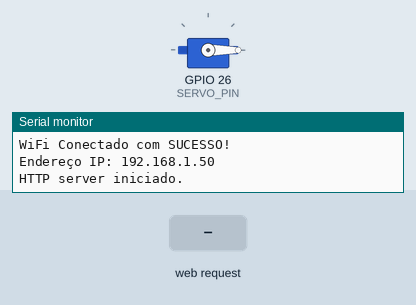
Simulated run of this sketch. Board: ESP32. Shown: servo, the last lines printed to the serial monitor. Wiring (inferred from the names in the program): servo: signal GPIO 26. The inputs (shaded band) are chosen by the test bench. WiFi joins after 1.5 s; servers stay silent unless stated; servo pulses on a pin are drawn as a servo (544–2400 µs = 0–180°).

Above: at 3.2 s.
3.3 s: HTTP request GET /toggle received
At 3.8 s:
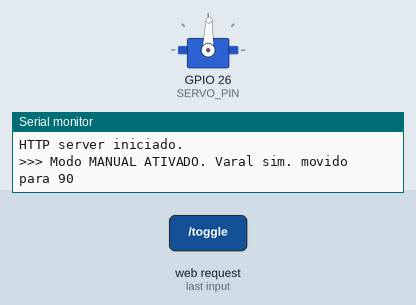
Timing chart, 0 to 6.3 s (numbered marks = the images above; inputs shaded):
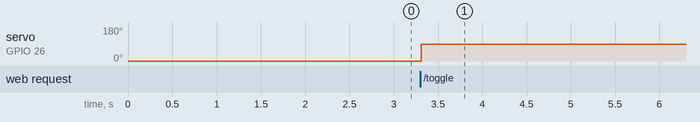

The sketch:

sketch_dec10a.ino
```cpp
#include <Arduino.h>
#include <WiFi.h>
#include <WebServer.h>
#include "DHT.h"
#include "driver/gpio.h"
#include "esp_rom_sys.h"

// --- Configurações Wi-Fi ---
const char* ssid = "SEU_SSID";
const char* password = "SUA_SENHA";
const int wifi_channel = 6;

// --- Definições de Pinos e Tipos ---
#define DHTPIN 2
#define DHTTYPE DHT22
#define SERVO_PIN 26

// --- Definições de Limiares ---
const float TEMPERATURA_QUENTE = 28.0;
const float UMIDADE_BAIXA = 60.0;
const float TEMPERATURA_BAIXA = 20.0;
const float UMIDADE_ALTA = 80.0;

// Variável de estado: 0 = Fechado, 1 = Aberto
int estadoVaral = 0;
bool controleManual = false;

// Variáveis de Simulação: Usadas para garantir que a lógica AUTO mude o estado.
float sim_t = 25.0; // Temperatura simulada
float sim_h = 70.0; // Umidade simulada

// Inicialização do Servidor Web na porta 80
WebServer server(8080);

// Inicialização do Sensor DHT (Dummy, pois a leitura será simulada)
DHT dht(DHTPIN, DHTTYPE);


// --- FUNÇÃO DE CONTROLE DO SERVO  ---
void servo_set_angle(int angle)
{
    // Esta função será executada, mas como o servo não está conectado, não fará nada.
    int min_us = 500;
    int max_us = 2400;
    int pulse = min_us + (angle * (max_us - min_us) / 180);

    gpio_set_level((gpio_num_t)SERVO_PIN, 1);
    esp_rom_delay_us(pulse);
    gpio_set_level((gpio_num_t)SERVO_PIN, 0);
    esp_rom_delay_us(20000 - pulse);
}

// --- FUNÇÕES DA API  ---

String obterEstadoVaral() {
    if (controleManual) {
        return "Manual - " + String(estadoVaral == 1 ? "ABERTO" : "FECHADO");
    }
    return estadoVaral == 1 ? "Automático - ABERTO (Sol)" : "Automático - FECHADO (Chuva)";
}

// ROTA /readings: Envia dados (T e H simulados, S real) via JSON
void handleReadings() {
    String jsonResponse = "{\"T\": " + String(sim_t) +
                          ", \"H\": " + String(sim_h) +
                          ", \"S\": \"" + obterEstadoVaral() + "\"}";

    server.send(200, "application/json", jsonResponse);
}

// ROTA /toggle: Recebe o comando para alternar o modo Manual/Automático
void handleToggle() {
    controleManual = !controleManual;

    if (controleManual) {
        // Entrou em manual: inverte o estado para dar feedback (e simula movimento)
        estadoVaral = (estadoVaral == 1) ? 0 : 1;
        int angle = (estadoVaral == 1) ? 90 : 0;
        servo_set_angle(angle);
        Serial.println(">>> Modo MANUAL ATIVADO. Varal sim. movido para " + String(angle));
    } else {
        Serial.println(">>> Modo MANUAL DESATIVADO. Retornando ao controle automático.");
    }

    server.send(200, "text/plain", "Toggle successful");
}

void handleRoot() {
    server.send(200, "text/plain", "API do Varal Automatico ESP32 esta online.");
}

// --- SETUP e LOOP ---

void setup() {
    Serial.begin(115200);

    pinMode(SERVO_PIN, OUTPUT);
    servo_set_angle(0); // Posição inicial: FECHADO

    dht.begin();

    // Conexão Wi-Fi (usando o método robusto)
    Serial.print("Conectando a ");
    Serial.println(ssid);

    WiFi.begin(ssid, password);

    int attempts = 0;
    while (WiFi.status() != WL_CONNECTED && attempts < 30) {
        delay(1000);
        Serial.print(".");
        attempts++;
    }

    if (WiFi.status() == WL_CONNECTED) {
        Serial.println("\nWiFi Conectado com SUCESSO!");
        Serial.print("Endereço IP: ");
        Serial.println(WiFi.localIP());

        server.on("/", HTTP_GET, handleRoot);
        server.on("/readings", HTTP_GET, handleReadings);
        server.on("/toggle", HTTP_GET, handleToggle);
        server.begin();
        Serial.println("HTTP server iniciado.");
    } else {
        Serial.println("\nFalha na Conexao Wi-Fi.");
    }
}

void loop() {
    if (WiFi.status() == WL_CONNECTED) {
        server.handleClient();
    }

    // --- LÓGICA DE CONTROLE AUTOMÁTICO SIMULADA ---
    if (!controleManual) {
        // Simula a mudança de clima a cada 10 segundos (para ver o site mudar)
        static unsigned long lastChange = 0;
        if (millis() - lastChange > 10000) {
            // Alterna entre CLIMA QUENTE (30T/50H) e CLIMA CHUVOSO (18T/85H)
            if (estadoVaral == 0) {
                sim_t = 30.5; // Quente
                sim_h = 50.0; // Seco
            } else {
                sim_t = 18.0; // Frio
                sim_h = 85.0; // Úmido
            }
            lastChange = millis();
        }

        // LÓGICA DE DETECÇÃO (usando variáveis simuladas)

        // 1. CLIMA QUENTE / SOL (Varal Aberto: 90°)
        if (sim_t > TEMPERATURA_QUENTE && sim_h < UMIDADE_BAIXA) {
            if (estadoVaral != 1) {
                servo_set_angle(90);
                estadoVaral = 1;
                Serial.println("Auto: ABRINDO VARAL.");
            }
        }

        // 2. CLIMA CHUVOSO (Varal Fechado: 0°)
        else if (sim_t < TEMPERATURA_BAIXA && sim_h > UMIDADE_ALTA) {
            if (estadoVaral != 0) {
                servo_set_angle(0);
                estadoVaral = 0;
                Serial.println("Auto: FECHANDO VARAL.");
            }
        }
    }
    delay(10);
}
```

Measured:
- after the input at 3.3 s, servo on GPIO 26 (SERVO_PIN): 0° → 88° after 0.01 s instead of 6.7 s
